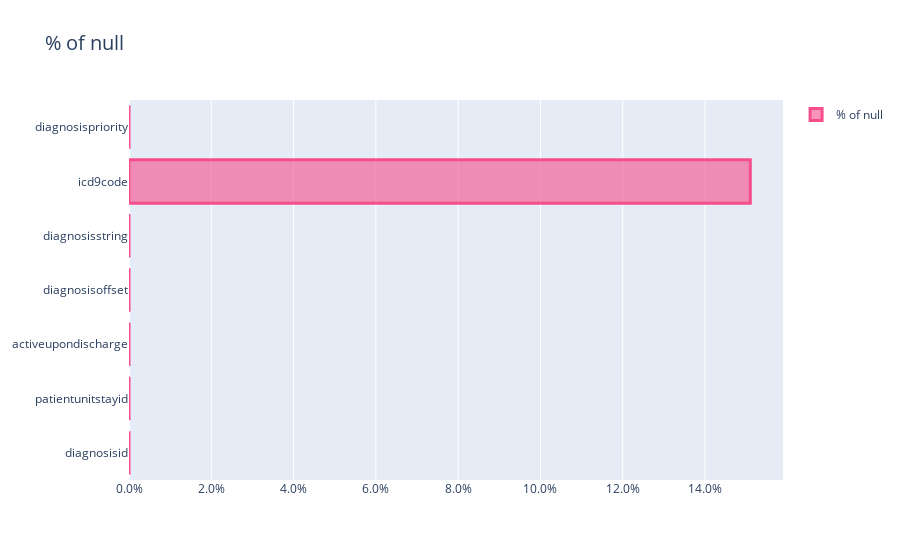

Notebook cell for this chart:
### Markdown cell above
## % of null
this section is dedicated to test the percentage of null .

$$
\begin{align}
\%\,of\,missing\,values= \frac{num_{null}}{num_{rows}}\\
\end{align}
$$
where $num_{row}$ is the total number of row in this column, $num_{null}$ the number of missing values for that particular column

### Code cell
percentage_of_null = list(df.isnull().sum()/len(df.index))

fig = go.Figure()
fig.add_trace(go.Bar(
    y=df.columns,
    x=percentage_of_null,
    name=r'% of null',
    orientation='h',
    marker=dict(
        color='rgba(246, 78, 139, 0.6)',
        line=dict(color='rgba(246, 78, 139, 1.0)', width=3)
    ),
    showlegend=True
))

fig.update_layout(
                  title_text=r"% of null",
                  title_font_size=20,
                  xaxis_tickformat = ',.1%'
                  )


fig.show()

### Figure 1 — Plotly figure (JSON) as saved in the notebook; plotly's stock layout.template omitted (floating-point values rounded to 4 significant figures)
{"data": [{"marker": {"color": "rgba(246, 78, 139, 0.6)", "line": {"color": "rgba(246, 78, 139, 1.0)", "width": 3}}, "name": "% of null", "orientation": "h", "showlegend": true, "type": "bar", "x": [0, 0, 0, 0, 0, 0.151, 0], "y": ["diagnosisid", "patientunitstayid", "activeupondischarge", "diagnosisoffset", "diagnosisstring", "icd9code", "diagnosispriority"]}], "layout": {"title": {"font": {"size": 20}, "text": "% of null"}, "xaxis": {"tickformat": ",.1%"}}}
